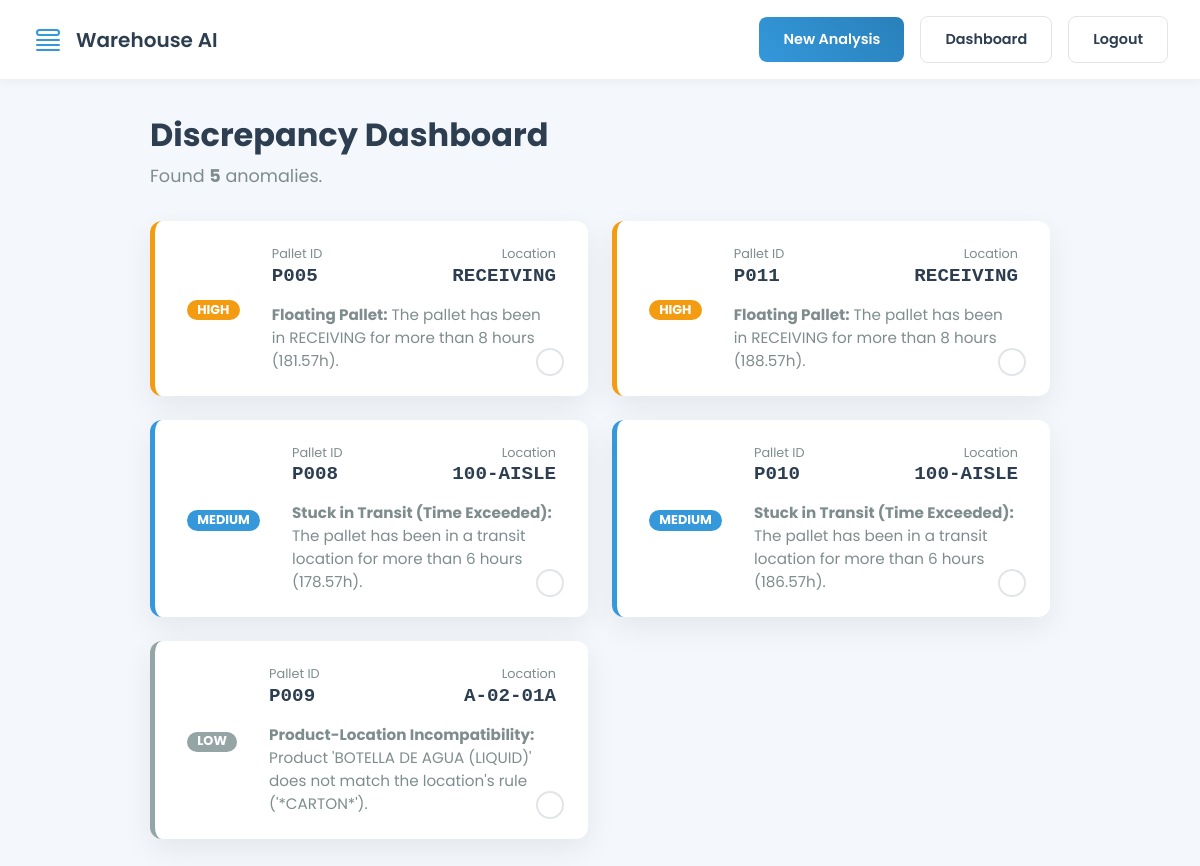
Page /report/3 (signed in) on the committed database.
### src/app.py (models this page shows)
class Anomaly(db.Model):
    id = db.Column(db.Integer, primary_key=True)
    description = db.Column(db.String(255), nullable=False)
    details = db.Column(db.Text, nullable=True) # Could store JSON or other details
    report_id = db.Column(db.Integer, db.ForeignKey('analysis_report.id'), nullable=False)

### src/app.py (the view)
@app.route('/report/<int:report_id>')
@login_required
def view_report(report_id):
    report = AnalysisReport.query.get_or_404(report_id)
    if report.user_id != current_user.id:
        return render_template('error.html', error_message="You are not authorized to view this report."), 403
    processed_anomalies = []
    for anomaly in report.anomalies:
        details = {}
        if anomaly.details:
            try:
                details = json.loads(anomaly.details)
            except json.JSONDecodeError:
                details = {'details': 'Invalid format'} # Fallback
        processed_anomalies.append({
            'description': anomaly.description,
            'details_data': details
        })
    return render_template('results.html', results=processed_anomalies, report_id=report.id)

### src/app.py (called while the page is built)
@login_manager.user_loader
def load_user(user_id):
    return User.query.get(int(user_id))

### src/templates/results.html (shortened to what this page needs)
{% extends "base.html" %}
{% block content %}
<div class="container">
    <header class="page-header">
        <hgroup>
            <h1>Discrepancy Dashboard</h1>
            <h2>Found <strong>{{ results|length }}</strong> anomalies.</h2>
        </hgroup>
    </header>
    {% if results %}
        <div class="results-grid">
        {% for result in results %}
            <div class="anomaly-card priority-{{ result.details_data.get('priority', 'MEDIUM').replace(' ', '-') }}">
                <div class="priority-tag">
                    <span class="priority-label priority-{{ result.details_data.get('priority', 'MEDIUM').replace(' ', '-') }}">
                        {{ result.details_data.get('priority', 'MEDIUM').replace('-', ' ') }}
                    </span>
                </div>
                <div class="pallet-info">
                    <div class="info-label">Pallet ID</div>
                    <div class="info-value">{{ result.details_data.get('pallet_id', 'N/A') }}</div>
                </div>
                <div class="location-info">
                    <div class="info-label">Location</div>
                    <div class="info-value">{{ result.details_data.get('location', 'N/A') }}</div>
                </div>
                <div class="details-full">
                    <strong>{{ result.description }}:</strong> {{ result.details_data.get('details', 'No additional details.') }}
                </div>
                <div class="completion-toggle" title="Mark as resolved">
                </div>
            </div>
        {% endfor %}
        </div>
    {% endif %}
</div>
{% endblock %}

### src/templates/base.html (style rules this page uses)
:root { --bg-color: #f4f7fc; --primary-text: #2c3e50; --accent-color: #3498db; --accent-color-dark: #2980b9; --secondary-text: #7f8c8d; --white: #ffffff; --card-shadow: 0 10px 30px rgba(0, 0, 0, 0.07); --border-color: #e1e5ea; --border-radius: 12px; --success-color: #2ecc71; --success-bg: #e8f9f1; --error-color: #e74c3c; --error-bg: #fdedec; }
body { background-color: var(--bg-color); color: var(--primary-text); font-family: 'Poppins', sans-serif; margin: 0; }

### src/templates/results.html (style rules this page uses)
.container { max-width: 900px; margin: 0 auto; }
.page-header { display: flex; justify-content: space-between; align-items: center; margin-bottom: 2rem; }
.page-header hgroup { margin: 0; }
h1 { font-size: 2rem; font-weight: 700; margin: 0; }
h2 { font-size: 1.1rem; font-weight: 400; color: var(--secondary-text); margin: 0.25rem 0 0 0; }
.results-grid { display: grid; grid-template-columns: repeat(auto-fit, minmax(360px, 1fr)); gap: 1.5rem; }
.anomaly-card { background-color: var(--white); border-radius: var(--border-radius); box-shadow: var(--card-shadow); padding: 1.5rem 2rem; display: grid; grid-template-columns: auto 1fr 1fr; grid-template-rows: auto auto; gap: 0.5rem 2rem; align-items: center; border-left: 5px solid; transition: all 0.3s; position: relative; }
.priority-HIGH { border-color: #f39c12; }
.priority-MEDIUM { border-color: #3498db; }
.priority-LOW { border-color: #95a5a6; }
.anomaly-card .priority-tag { grid-column: 1 / 2; grid-row: 1 / 3; text-align: center; }
.anomaly-card .priority-label { display: inline-block; padding: 0.3em 0.8em; font-size: 0.8rem; font-weight: 700; line-height: 1; text-align: center; white-space: nowrap; vertical-align: baseline; border-radius: 20px; color: #fff; text-transform: uppercase; }
.priority-label.priority-HIGH { background-color: #f39c12; }
.priority-label.priority-MEDIUM { background-color: #3498db; }
.priority-label.priority-LOW { background-color: #95a5a6; }
.anomaly-card .pallet-info { grid-column: 2 / 3; grid-row: 1 / 2; }
.anomaly-card .location-info { grid-column: 3 / 4; grid-row: 1 / 2; text-align: right; }
.anomaly-card .info-label { font-size: 0.8rem; color: var(--secondary-text); margin-bottom: 0.1rem; }
.anomaly-card .info-value { font-weight: 600; font-size: 1.2rem; font-family: 'SFMono-Regular', Consolas, 'Liberation Mono', Menlo, Courier, monospace; }
.details-full { grid-column: 2 / 4; grid-row: 2 / 3; font-size: 0.95rem; color: var(--secondary-text); margin-top: 0.5rem; }
.completion-toggle { position: absolute; bottom: 1.25rem; right: 1.5rem; width: 24px; height: 24px; border-radius: 50%; border: 2px solid var(--border-color); cursor: pointer; transition: all 0.2s ease-in-out; display: flex; justify-content: center; align-items: center; }

### rows in the picture
Anomaly: details_data.get "HIGH", details_data.get "P005", details_data.get "RECEIVING", description "Floating Pallet", details_data.get "The pallet has been in RECEIVING for more than 8 hours (181.57h)."
Anomaly: details_data.get "HIGH", details_data.get "P011", details_data.get "RECEIVING", description "Floating Pallet", details_data.get "The pallet has been in RECEIVING for more than 8 hours (188.57h)."
Anomaly: details_data.get "MEDIUM", details_data.get "P008", details_data.get "100-AISLE", description "Stuck in Transit (Time Exceeded)", details_data.get "The pallet has been in a transit location for more than 6 hours (178.57h)."
Anomaly: details_data.get "MEDIUM", details_data.get "P010", details_data.get "100-AISLE", description "Stuck in Transit (Time Exceeded)", details_data.get "The pallet has been in a transit location for more than 6 hours (186.57h)."
Anomaly: details_data.get "LOW", details_data.get "P009", details_data.get "A-02-01A", description "Product-Location Incompatibility", details_data.get "Product 'BOTELLA DE AGUA (LIQUID)' does not match the location's rule ('*CARTON*')."

### other values in the picture
{{ results|length }} "5"
